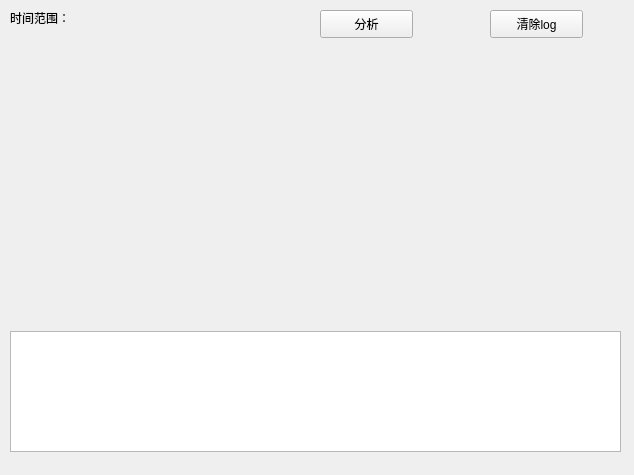
<?xml version="1.0" encoding="UTF-8"?>
<ui version="4.0">
 <class>Form</class>
 <widget class="QWidget" name="Form">
  <property name="geometry">
   <rect>
    <x>0</x>
    <y>0</y>
    <width>634</width>
    <height>475</height>
   </rect>
  </property>
  <property name="windowTitle">
   <string>Form</string>
  </property>
  <widget class="QPushButton" name="pushButton">
   <property name="geometry">
    <rect>
     <x>320</x>
     <y>10</y>
     <width>93</width>
     <height>28</height>
    </rect>
   </property>
   <property name="text">
    <string>分析</string>
   </property>
  </widget>
  <widget class="QPushButton" name="pushButton_2">
   <property name="geometry">
    <rect>
     <x>490</x>
     <y>10</y>
     <width>93</width>
     <height>28</height>
    </rect>
   </property>
   <property name="text">
    <string>清除log</string>
   </property>
  </widget>
  <widget class="QLabel" name="label">
   <property name="geometry">
    <rect>
     <x>10</x>
     <y>10</y>
     <width>72</width>
     <height>15</height>
    </rect>
   </property>
   <property name="text">
    <string>时间范围：</string>
   </property>
  </widget>
  <widget class="QTextBrowser" name="textBrowser">
   <property name="geometry">
    <rect>
     <x>10</x>
     <y>331</y>
     <width>611</width>
     <height>121</height>
    </rect>
   </property>
  </widget>
 </widget>
 <resources/>
 <connections/>
</ui>
